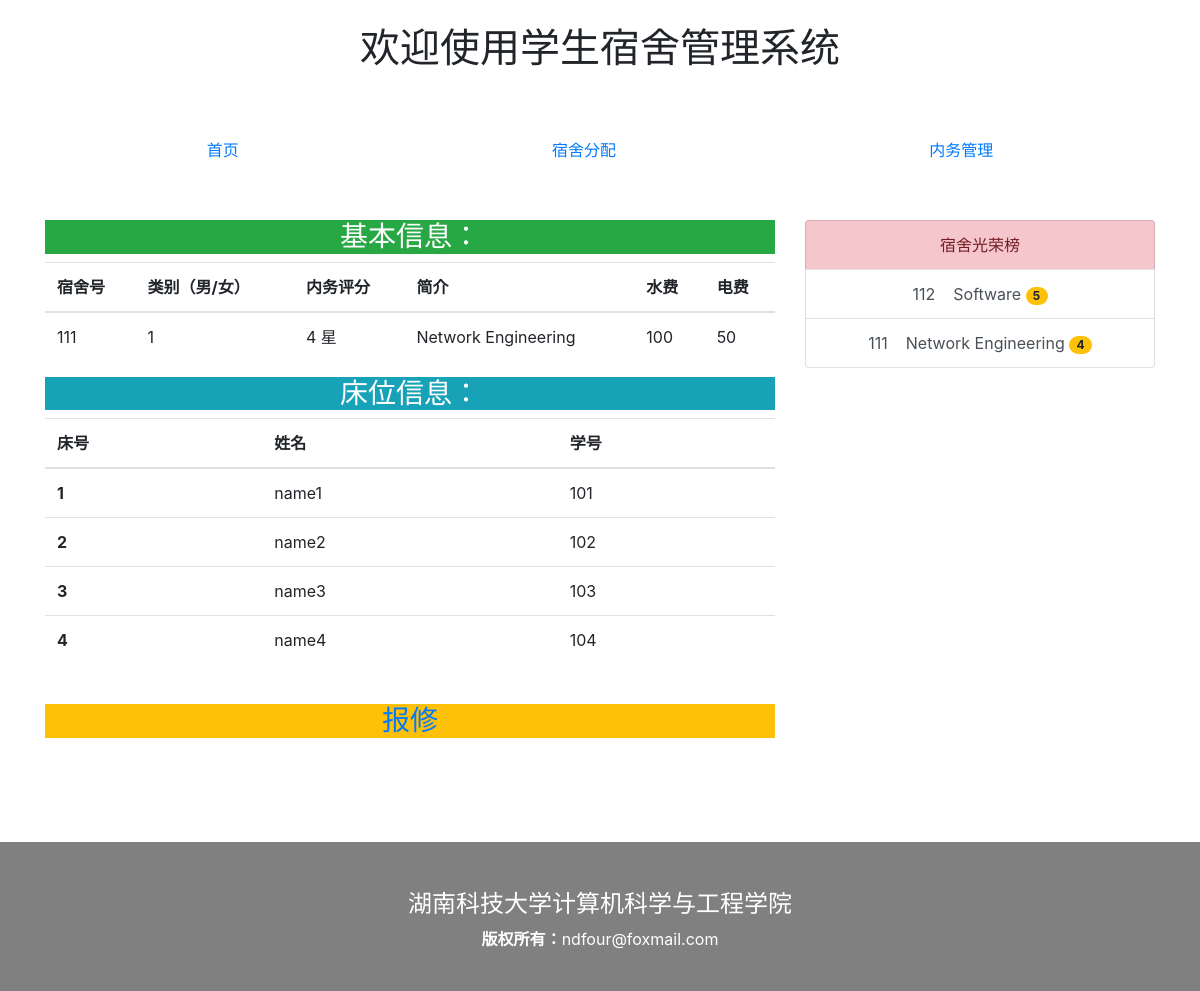
/manager/dormitory/111/, run on the app's committed database.
### manager/models.py (models this page shows, shortened)
class Dormitory(models.Model):
    number = models.IntegerField('宿舍号', blank=False)
    stu_1 = models.ForeignKey(Student, on_delete=models.CASCADE, related_name='stu_1', blank=True)
    stu_2 = models.ForeignKey(Student, on_delete=models.CASCADE, related_name='stu_2', blank=True)
    stu_3 = models.ForeignKey(Student, on_delete=models.CASCADE, related_name='stu_3', blank=True)
    stu_4 = models.ForeignKey(Student, on_delete=models.CASCADE, related_name='stu_4', blank=True)
    star = models.IntegerField('内务评级')
    info = models.CharField('简介', max_length=255)
    gender = models.IntegerField('类别（男/女）', blank=False)
    waterFee = models.IntegerField('水费', blank=True, default=0)
    elecFee = models.IntegerField('电费', blank=True, default=0)
    isRepair = models.IntegerField('报修', blank=False, default=0)

class Student(models.Model):
    number = models.IntegerField('学号', blank=False)
    name = models.CharField('姓名', max_length=255)
    classNum = models.IntegerField('班级', blank=False)
    gender = models.IntegerField('性别', blank=False)
    dromitory = models.IntegerField('宿舍', blank=False, default=111)
    bed = models.IntegerField('床位', blank=False, default=1)

### manager/views.py (the view)
# urls.py: path('dormitory/<int:dormitory_number>/', views.dormitory_detail, name='dormitory_detail'),
def dormitory_detail(request, dormitory_number):
    dormitory = get_object_or_404(Dormitory, number = dormitory_number)
    starList = Dormitory.objects.all().order_by("-star")
    context = {
        'dormitory': dormitory,
        'starList': starList,
        }
    return render(request, 'index_Dormitory.html', context)

### manager/templates/index_Dormitory.html (shortened to what this page needs)
<!doctype html>
<html lang="en">
  <head>
    <meata name="viewport" content="width=device-width, initial-scale=1, shrink-to-fit=no">
    <link rel="stylesheet" href="https://stackpath.bootstrapcdn.com/bootstrap/4.3.1/css/bootstrap.min.css">
  </head>
  <body>
  <div align="center">
  <br />
  <h1>
    欢迎使用学生宿舍管理系统
  </h1>
  <nav class="nav nav-pills nav-fill">
  <a class="nav-item nav-link" href="{% url 'manager_index' %}">首页</a>
  <a class="nav-item nav-link" href="../../../admin">宿舍分配</a>
  <a class="nav-item nav-link" href="../../../admin">内务管理</a>
</nav>
<div class="container">
<div class="row">
<div class="col-md-8">
  {% include 'dormitoryAssign.html' %}
</div>
<div class="col-md-4">
  {% include 'starDormitory.html' %}
</div>
</div>
</div>
  </div>
</body>
{% include 'footer.html' %}
</html>

### manager/templates/dormitoryAssign.html
<div align="center">
  <h3 class="bg-success" style="color:#fff">基本信息：</h3>
  <table class="table">
    <thead>
      <tr>
        <th scope="col">宿舍号</th>
        <th scope="col">类别（男/女）</th>
        <th scope="col">内务评分</th>
        <th scope="col">简介</th>
        <th scope="col">水费</th>
        <th scope="col">电费</th>
      </tr>
    </thead>
    <tbody>
      <tr>
        <td>{{ dormitory.number }}</td>
        <td>{{ dormitory.gender }}</td>
        <td>{{ dormitory.star }} 星</td>
        <td>{{ dormitory.info }}</td>
        <td>{{ dormitory.waterFee }}</td>
        <td>{{ dormitory.elecFee }}</td>
      </tr>
    </tbody>
  </table>
  <h3 class="bg-info" style="color:#fff">床位信息：</h3>
  <table class="table">
    <thead>
      <tr>
        <th scope="col">床号</th>
        <th scope="col">姓名</th>
        <th scope="col">学号</th>
      </tr>
    </thead>
    <tbody>
      <tr>
        <th scope="row">1</th>
        <td>{{ dormitory.stu_1.name }}</td>
        <td>{{ dormitory.stu_1.number }}</td>
      </tr>
      <tr>
        <th scope="row">2</th>
        <td>{{ dormitory.stu_2.name }}</td>
        <td>{{ dormitory.stu_2.number }}</td>
      </tr>
      <tr>
        <th scope="row">3</th>
        <td>{{ dormitory.stu_3.name }}</td>
        <td>{{ dormitory.stu_3.number }}</td>
      </tr>
      <tr>
        <th scope="row">4</th>
        <td>{{ dormitory.stu_4.name }}</td>
        <td>{{ dormitory.stu_4.number }}</td>
      </tr>
    </tbody>
  </table>
  <br />
  <h1 class="h3 btn-warning"><a href="{% url 'repair' dormitory.number %}">报修</a></h1>
  <br /> <br />
</div>

### manager/templates/starDormitory.html
        <div class="list-group">
  <button type="button" class="list-group-item list-group-item-danger">
    宿舍光荣榜
  </button>
  {% for star in starList %}
  <a href="{% url 'dormitory_detail' star.number %}"<button type="button" class="list-group-item list-group-item-action">{{ star.number }} &nbsp&nbsp {{ star.info }}
<span class="badge badge-warning badge-pill"> {{ star.star }}</span>
  </button></a>
  {% endfor %}
</div>

### manager/templates/index_Dormitory.html (style rules this page uses)
.nav { padding: 50px; }

### data on the page
Dormitory: number "111", gender "1", star "4", info "Network Engineering", waterFee "100", elecFee "50", stu_1.name "name1", stu_1.number "101", stu_2.name "name2", stu_2.number "102", stu_3.name "name3", stu_3.number "103", stu_4.name "name4", stu_4.number "104"
Dormitory: number "112", info "Software", star "5"
